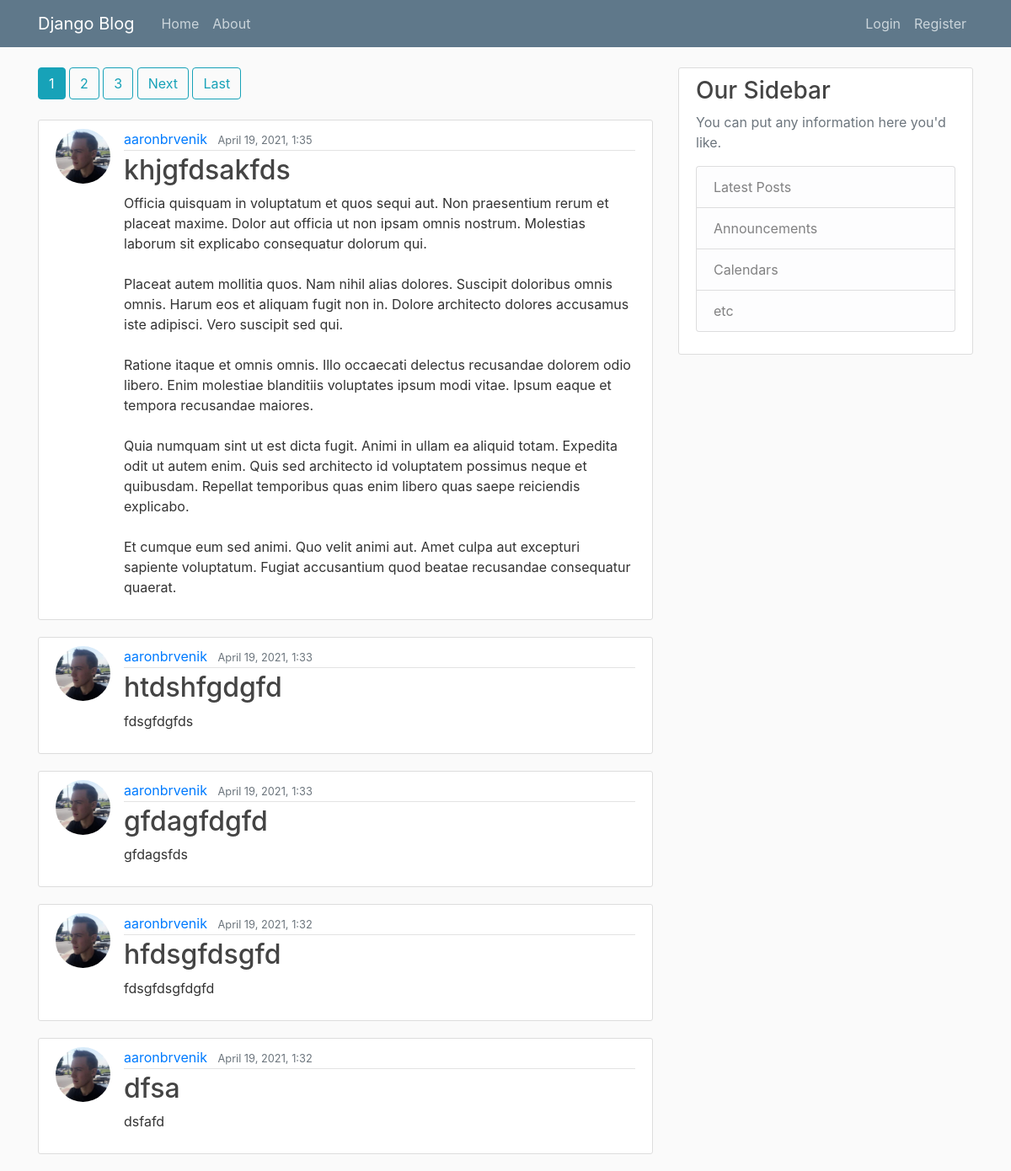
The page / on the database its author committed.
### blog/models.py (models this page shows, shortened)
class Post(models.Model):
    title = models.CharField(max_length=100)
    content = models.TextField()
    date_posted = models.DateTimeField(default=timezone.now)
    last_modified = models.DateTimeField(auto_now=True)
    author = models.ForeignKey(User, on_delete=models.CASCADE)

### users/models.py (models this page shows, shortened)
class Profile(models.Model):
    user=models.OneToOneField(User, on_delete=models.CASCADE)
    image = models.ImageField(default='default.jpg', upload_to='profile_pics')

### blog/views.py (the view)
# urls.py: path('', PostListView.as_view(), name='blog-home'),
class PostListView(ListView):
    model = Post
    template_name = 'blog/home.html' #<app>/<model>_<viewtype>.html
    context_object_name = 'posts'
    ordering = ['-date_posted']
    paginate_by=5

### blog/templates/blog/home.html (shortened to what this page needs)
{% extends "blog/base.html" %} {% block content %}
{% if is_paginated %}
      {% for num in page_obj.paginator.page_range %}
        {% if page_obj.number == num %}
          <a class="btn btn-info mb-4" href="?page={{ num }}">{{ num }}</a>
        {% elif num > page_obj.number|add:'-3' and num < page_obj.number|add:'3' %}
          <a class="btn btn-outline-info mb-4" href="?page={{ num }}">{{ num }}</a>
        {% endif %}
      {% endfor %}
      {% if page_obj.has_next %}
        <a class="btn btn-outline-info mb-4" href="?page={{ page_obj.next_page_number }}">Next</a>
        <a class="btn btn-outline-info mb-4" href="?page={{ page_obj.paginator.num_pages }}">Last</a>
      {% endif %}
    {% endif %}
{% for post in posts %}
<article class="media content-section">
  <img
    class="rounded-circle article-img"
    src="{{post.author.profile.image.url}}"
  />
  <div class="media-body">
    <div class="article-metadata">
      <a class="mr-2" style="text-decoration: none" href="{% url 'user-posts' post.author.username %}"
        >{{ post.author }}</a
      >
      <small class="text-muted"
        >{{ post.date_posted|date:"F d, Y, g:i" }}</small
      >
    </div>
    <h2>
      <a class="article-title" href="{% url 'post-detail' post.id %}"
        >{{ post.title }}</a
      >
    </h2>
    <p class="article-content">{{ post.content }}</p>
  </div>
</article>
{% endfor %}
{% endblock content %}

### blog/templates/blog/base.html (shortened to what this page needs)
{% load static %}
<!DOCTYPE html>
<html>
<head>
    <link rel="stylesheet" href="https://maxcdn.bootstrapcdn.com/bootstrap/4.0.0/css/bootstrap.min.css">
    <link rel="stylesheet" type="text/css" href="{% static 'blog/main.css' %}">
</head>
<body>
    <header class="site-header">
      <nav class="navbar navbar-expand-md navbar-dark bg-steel fixed-top">
        <div class="container">
          <a class="navbar-brand mr-4" href="{% url 'blog-home' %}">Django Blog</a>
          <div class="collapse navbar-collapse" id="navbarToggle">
            <div class="navbar-nav mr-auto">
              <a class="nav-item nav-link" href="{% url 'blog-home' %}">Home</a>
              <a class="nav-item nav-link" href="{% url 'blog-about' %}">About</a>
            </div>
            <div class="navbar-nav">
              {% if user.is_authenticated %}
                <a class="nav-item nav-link" href="{% url 'post-create' %}">New Post</a>
                <a class="nav-item nav-link" href="{% url 'profile' %}">Profile</a>
                <a class="nav-item nav-link" href="{% url 'logout' %}">Logout</a>
              {% else %}
                <a class="nav-item nav-link" href="{% url 'login' %}">Login</a>
                <a class="nav-item nav-link" href="{% url 'register' %}">Register</a>
              {% endif %}
            </div>
          </div>
        </div>
      </nav>
    </header>
    <main role="main" class="container">
      <div class="row">
        <div class="col-md-8">
          {% block content %}{% endblock %}
        </div>
        <div class="col-md-4">
          <div class="content-section">
            <h3>Our Sidebar</h3>
            <p class='text-muted'>You can put any information here you'd like.
              <ul class="list-group">
                <li class="list-group-item list-group-item-light">Latest Posts</li>
                <li class="list-group-item list-group-item-light">Announcements</li>
                <li class="list-group-item list-group-item-light">Calendars</li>
                <li class="list-group-item list-group-item-light">etc</li>
              </ul>
            </p>
          </div>
        </div>
      </div>
    </main>
</body>
</html>

### blog/static/blog/main.css (style rules this page uses)
body { background: #fafafa; color: #333333; margin-top: 5rem; }
h1, h2, h3, h4, h5, h6 { color: #444444; }
ul { margin: 0; }
.bg-steel { background-color: #5f788a; }
.site-header .navbar-nav .nav-link { color: #cbd5db; }
.content-section { background: #ffffff; padding: 10px 20px; border: 1px solid #dddddd; border-radius: 3px; margin-bottom: 20px; }
.article-title { color: #444444; text-decoration: none; }
.article-content { white-space: pre-line; }
.article-img { height: 65px; width: 65px; margin-right: 16px; }
.article-metadata { padding-bottom: 1px; margin-bottom: 4px; border-bottom: 1px solid #e3e3e3; }

### rows shown on the page
Post: author.profile.image (picture), author "aaronbrvenik", date_posted "April 19, 2021, 1:35", title "khjgfdsakfds", content "Officia quisquam in voluptatum et quos sequi aut. Non praesentium rerum et placeat maxime. Dolor aut officia ut non ipsam omnis nostrum. Molestias laborum sit explicabo consequatur dolorum qui. Placeat autem mollitia quos. Nam nihil alias dolores. Suscipit doloribus omnis omnis. Harum eos et aliquam fugit non in. Dolore architecto dolores accusamus iste adipisci. Vero suscipit sed qui. Ratione itaque et omnis omnis. Illo occaecati delectus recusandae dolorem odio libero. Enim molestiae blanditiis voluptates ipsum modi vitae. Ipsum eaque et tempora recusandae maiores. Quia numquam sint ut est dicta fugit. Animi in ullam ea aliquid totam. Expedita odit ut autem enim. Quis sed architecto id…"
Post: author.profile.image (picture), author "aaronbrvenik", date_posted "April 19, 2021, 1:33", title "htdshfgdgfd", content "fdsgfdgfds"
Post: author.profile.image (picture), author "aaronbrvenik", date_posted "April 19, 2021, 1:33", title "gfdagfdgfd", content "gfdagsfds"
Post: author.profile.image (picture), author "aaronbrvenik", date_posted "April 19, 2021, 1:32", title "hfdsgfdsgfd", content "fdsgfdsgfdgfd"
Post: author.profile.image (picture), author "aaronbrvenik", date_posted "April 19, 2021, 1:32", title "dfsa", content "dsfafd"

### other values the page prints
{{ num }} "1"
{{ num }} "2" "3"
